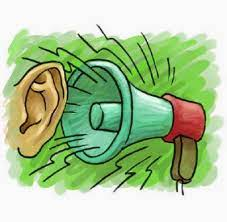
#> input picture image1.jpeg, 227 x 222 px; the run also reads 1 picture not shown here
$ python main.py
#> lines starting #> are read from the running program, lines starting #| are printed output that depends on the picture
import concurrent.futures
import numpy as np
import cv2
import os
from multiprocessing import Pool

# Define a function to process a single sub-image
def process_subimage(subimage):
    # Perform some image processing (e.g., convert to grayscale)
    gray = cv2.cvtColor(subimage, cv2.COLOR_BGR2GRAY)
    return gray

def process_image_with_threads(image_path, num_threads):
    # Load the image using OpenCV
    image = cv2.imread(image_path)

    # Determine the size of each sub_image
    height, width, _ = image.shape
    subimage_height = height // num_threads # the height dimension of sub_image
    subimage_width = width # the width remains the same

    # Split the image into sub-images based on height
    subimages = []
    for i in range(num_threads):
        y1 = i * subimage_height
        y2 = (i + 1) * subimage_height
        subimage = image[y1:y2, 0:subimage_width]
        subimages.append(subimage)

    # Process the sub-images with multiple threads
    with concurrent.futures.ThreadPoolExecutor(max_workers=num_threads) as executor:
        # Process the sub-images with multiple threads
        futures = []
        for subimage in subimages:
            future = executor.submit(process_subimage, subimage)
            futures.append(future)

        # Wait for all the futures to complete
        # and combine the results
        # in the same order as they were submitted
        subimages_processed = []
        for future in futures:
            subimages_processed.append(future.result())
        image_processed = np.concatenate(subimages_processed, axis=0)

    # Save the processed image
    processed_path = 'processed_' + image_path
    cv2.imwrite(processed_path, image_processed)
    print(f"Processed image saved at {processed_path}")


def process_images(image_paths, num_procs, num_threads = 4):
#> called with num_procs = 4, num_threads = 4
    with Pool(num_procs) as pool:
        results = []
        for i in image_paths:
            result = pool.apply_async(process_image_with_threads, args = (i, num_threads))
            results.append(result)
#> this loop made 3 passes
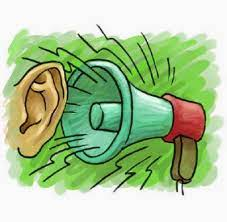
#> input picture image1.jpeg, 227 x 222 px
#> pass 1, in process_image_with_threads, `cv2.imwrite(processed_path, image_processed)`:
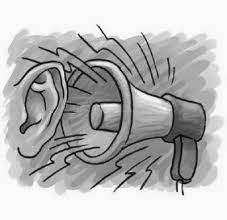
#> saved as processed_image1.jpeg: shape (220, 227); min 2, max 255, mean 184.6
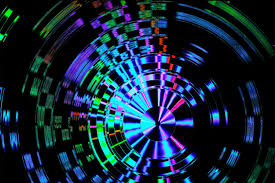
#> input picture image2.jpeg, 275 x 183 px
#> pass 2, in process_image_with_threads (call 2), `cv2.imwrite(processed_path, image_processed)`:
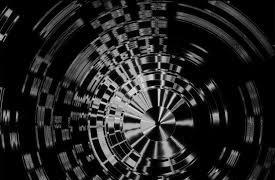
#> saved as processed_image2.jpeg: shape (180, 275); min 0, max 237, mean 35.1
#> pass 3, in process_image_with_threads (call 3), `image = cv2.imread(image_path)`:
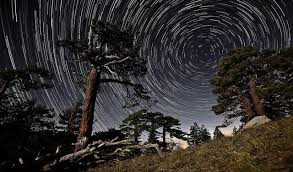
#> image: shape (172, 293, 3); mean B, G, R 44.7, 46.2, 49.1
        pool.close()
        pool.join()

    return results

if __name__ == '__main__':
    # Define the paths to the input images and the number of threads to use

    # incase want to get files from a specific file
    # image_paths = ['./input/' + i for i in os.listdir("./input/")]

    image_paths = ['image1.jpeg', 'image2.jpeg', 'image3.jpeg']
    num_procs = 4

    # Process the images with multiple processors
    results = process_images(image_paths, num_procs)
